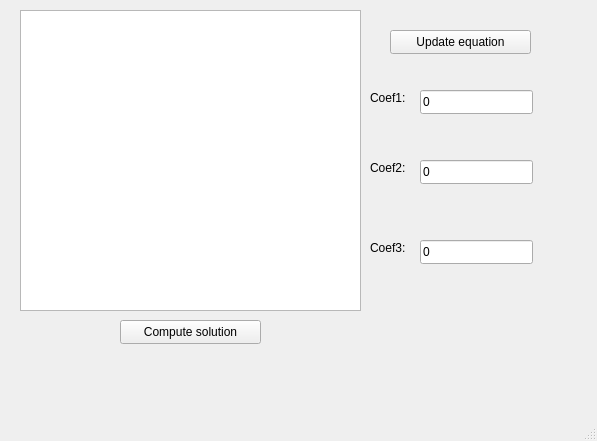
<?xml version="1.0" encoding="UTF-8"?>
<ui version="4.0">
 <class>EquationsClass</class>
 <widget class="QMainWindow" name="EquationsClass">
  <property name="geometry">
   <rect>
    <x>0</x>
    <y>0</y>
    <width>597</width>
    <height>441</height>
   </rect>
  </property>
  <property name="windowTitle">
   <string>Equations</string>
  </property>
  <widget class="QWidget" name="centralWidget">
   <widget class="QListWidget" name="listWidgetEq">
    <property name="geometry">
     <rect>
      <x>20</x>
      <y>10</y>
      <width>341</width>
      <height>301</height>
     </rect>
    </property>
   </widget>
   <widget class="QPushButton" name="pushButtonSol">
    <property name="geometry">
     <rect>
      <x>120</x>
      <y>320</y>
      <width>141</width>
      <height>24</height>
     </rect>
    </property>
    <property name="text">
     <string>Compute solution</string>
    </property>
   </widget>
   <widget class="QLabel" name="labelSol">
    <property name="geometry">
     <rect>
      <x>20</x>
      <y>360</y>
      <width>351</width>
      <height>31</height>
     </rect>
    </property>
    <property name="text">
     <string/>
    </property>
   </widget>
   <widget class="QPushButton" name="pushButtonUpdate">
    <property name="geometry">
     <rect>
      <x>390</x>
      <y>30</y>
      <width>141</width>
      <height>24</height>
     </rect>
    </property>
    <property name="text">
     <string>Update equation</string>
    </property>
   </widget>
   <widget class="QLabel" name="label">
    <property name="geometry">
     <rect>
      <x>370</x>
      <y>90</y>
      <width>49</width>
      <height>16</height>
     </rect>
    </property>
    <property name="text">
     <string>Coef1:</string>
    </property>
   </widget>
   <widget class="QLineEdit" name="lineEditCoef1">
    <property name="geometry">
     <rect>
      <x>420</x>
      <y>90</y>
      <width>113</width>
      <height>24</height>
     </rect>
    </property>
    <property name="text">
     <string>0</string>
    </property>
   </widget>
   <widget class="QLabel" name="label_2">
    <property name="geometry">
     <rect>
      <x>370</x>
      <y>160</y>
      <width>49</width>
      <height>16</height>
     </rect>
    </property>
    <property name="text">
     <string>Coef2:</string>
    </property>
   </widget>
   <widget class="QLineEdit" name="lineEditCoef2">
    <property name="geometry">
     <rect>
      <x>420</x>
      <y>160</y>
      <width>113</width>
      <height>24</height>
     </rect>
    </property>
    <property name="text">
     <string>0</string>
    </property>
   </widget>
   <widget class="QLabel" name="label_3">
    <property name="geometry">
     <rect>
      <x>370</x>
      <y>240</y>
      <width>49</width>
      <height>16</height>
     </rect>
    </property>
    <property name="text">
     <string>Coef3:</string>
    </property>
   </widget>
   <widget class="QLineEdit" name="lineEditCoef3">
    <property name="geometry">
     <rect>
      <x>420</x>
      <y>240</y>
      <width>113</width>
      <height>24</height>
     </rect>
    </property>
    <property name="text">
     <string>0</string>
    </property>
   </widget>
   <widget class="QLabel" name="labelUpdated">
    <property name="geometry">
     <rect>
      <x>380</x>
      <y>290</y>
      <width>191</width>
      <height>21</height>
     </rect>
    </property>
    <property name="text">
     <string/>
    </property>
   </widget>
  </widget>
  <widget class="QStatusBar" name="statusBar"/>
 </widget>
 <layoutdefault spacing="6" margin="11"/>
 <resources>
  <include location="Equations.qrc"/>
 </resources>
 <connections/>
</ui>
